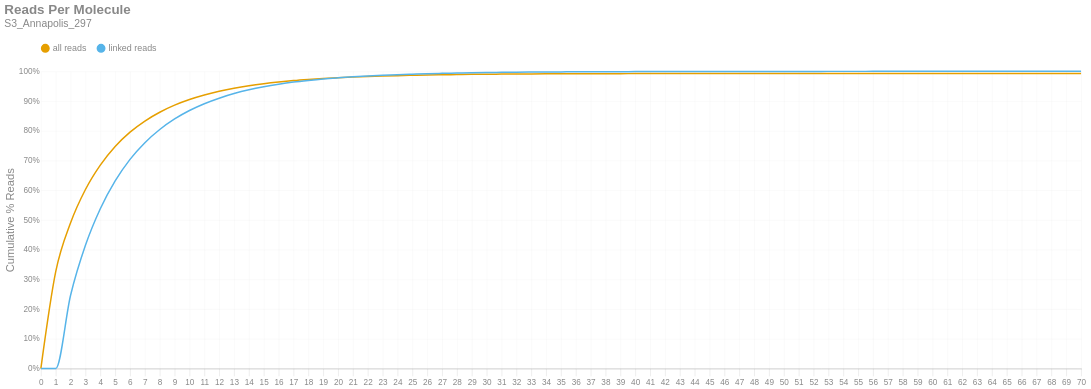

Write notebook code for a chart like this one.
### Markdown cell above
### Reads per Molecule
This chart shows the cumulative distribution of the number of reads per linked molecule. That is, how many alignments are associated with a unique molecule. This excludes the number of reads associated with invalid or absent linked-read barcodes. The `linked` histogram is the percentages recalculated when disregarding singletons.

### Code cell
if SKIPLR:
    print_html(f"Skipped")
else:
    counts = np.bincount(valids['reads'].cast(pl.Int64).to_numpy())
    weighted = counts * np.arange(len(counts))
    all_perc = weighted / n_reads
    linked_perc = weighted / n_linked_reads
    linked_perc[1] = 0
    binned_df = pl.DataFrame({
        'readsper': list(range(len(counts))),
        'all reads (cumsum)': np.cumsum(all_perc).tolist(),
        'linked reads (cumsum)': np.cumsum(linked_perc).tolist(),
    })

    with SafeRender(binned_df):
        (
            density_plot(binned_df, 'Reads Per Molecule', samplename, 'readspmol')
            .encode(
                x=alt.X('readsper:O', title=None).axis(labelAngle=0).scale(padding=0),
                y=alt.Y('value:Q', title='Cumulative % Reads').axis(format='%').stack(False),
                color=alt.Color("key:N").scale(domain=["all reads", "linked reads"]),
                tooltip=[
                    alt.Tooltip("key:N", title="Data Type"),
                    alt.Tooltip("readsper:O", title="Reads Per Molecule"),
                    alt.Tooltip("value:Q", format=".2%", title="% Reads (Cum.)")
                ]            
            )
        ).display()

### Figure 1 — Vega-Lite specification as saved in the notebook (floating-point values rounded to 4 significant figures)
{"width": "container", "height": 400, "config": {"title": {"anchor": "start", "dy": -15, "fontSize": 18, "color": "#888888", "subtitleColor": "#888888", "subtitleFontSize": 14}, "arc": {"fill": "#0072B2"}, "axis": {"domainColor": "#888888", "domainWidth": 0.5, "gridWidth": 0.2, "grid": false, "titleFontWeight": 400, "titleFontSize": 15, "labelFontSize": 11, "labelColor": "#888888", "tickColor": "#888888", "tickWidth": 0.2, "titleColor": "#888888"}, "axisBand": {"grid": false}, "axisX": {"grid": true, "tickSize": 10, "domainCap": "round"}, "axisY": {"domain": false, "grid": true, "tickSize": 0, "domainCap": "round"}, "background": "transparent", "header": {"labelFontSize": 15, "labelColor": "#888888", "titleFontSize": 15, "titleFontWeight": 600, "titleColor": "#888888"}, "legend": {"labelFont": "sans-serif", "labelFontSize": 12, "labelColor": "#888888", "symbolSize": 100, "symbolType": "circle", "titleFontSize": 12, "titlePadding": 10, "titleColor": "#888888", "title": null, "orient": "top"}, "range": {"category": ["#E69F00", "#56B4E9", "#009E73", "#F0E442", "#0072B2", "#D55E00", "#CC79A7", "#000000"], "diverging": ["#cfe8f3", "#a2d4ec", "#73bfe2", "#46abdb", "#1696d2", "#12719e"]}, "area": {"fill": "#0072B2", "fillOpacity": 0.7, "line": true, "strokeOpacity": 0.7}, "line": {"color": "#0072B2", "stroke": "#0072B2", "strokeWidth": 2}, "trail": {"color": "#0072B2", "stroke": "#0072B2", "strokeWidth": 0, "size": 1}, "point": {"filled": true, "fillOpacity": 1.0, "size": 95}, "text": {"color": "#888888", "fontSize": 11, "align": "right", "fontWeight": 400, "size": 11}, "bar": {"fill": "#0072B2", "stroke": null}, "view": {"stroke": null, "continuousWidth": 660, "continuousHeight": 400}}, "data": {"name": "data-0c7e51e0235bc7ac53b811aea07264fc"}, "mark": {"type": "line", "interpolate": "monotone", "point": {"opacity": 0, "size": 275}}, "encoding": {"color": {"field": "key", "scale": {"domain": ["all reads", "linked reads"]}, "type": "nominal"}, "tooltip": [{"field": "key", "title": "Data Type", "type": "nominal"}, {"field": "readsper", "title": "Reads Per Molecule", "type": "ordinal"}, {"field": "value", "format": ".2%", "title": "% Reads (Cum.)", "type": "quantitative"}], "x": {"axis": {"labelAngle": 0}, "field": "readsper", "scale": {"padding": 0}, "title": null, "type": "ordinal"}, "y": {"axis": {"format": "%"}, "field": "value", "stack": false, "title": "Cumulative % Reads", "type": "quantitative"}}, "params": [{"name": "param_c36ac31b6afebe62", "select": {"type": "point", "fields": ["key"]}, "bind": "legend"}], "title": {"text": "Reads Per Molecule", "subtitle": "S3_Annapolis_297"}, "transform": [{"fold": ["all reads (cumsum)", "linked reads (cumsum)"]}, {"calculate": "replace(datum.key, ' (cumsum)', '')", "as": "key"}, {"filter": {"param": "param_c36ac31b6afebe62"}}], "usermeta": {"embedOptions": {"downloadFileName": "S3_Annapolis_297.readspmol"}}, "$schema": "https://vega.github.io/schema/vega-lite/v6.1.0.json", "datasets": {"data-0c7e51e0235bc7ac53b811aea07264fc": [{"readsper": 0, "all reads (cumsum)": 0.0, "linked reads (cumsum)": 0.0}, {"readsper": 1, "all reads (cumsum)": 0.3258, "linked reads (cumsum)": 0.0}, {"readsper": 2, "all reads (cumsum)": 0.4903, "linked reads (cumsum)": 0.2466}, {"readsper": 3, "all reads (cumsum)": 0.6024, "linked reads (cumsum)": 0.4147}, {"readsper": 4, "all reads (cumsum)": 0.6846, "linked reads (cumsum)": 0.5378}, {"readsper": 5, "all reads (cumsum)": 0.7471, "linked reads (cumsum)": 0.6314}, {"readsper": 6, "all reads (cumsum)": 0.7954, "linked reads (cumsum)": 0.7039}, {"readsper": 7, "all reads (cumsum)": 0.8328, "linked reads (cumsum)": 0.7599}, {"readsper": 8, "all reads (cumsum)": 0.8624, "linked reads (cumsum)": 0.8043}, {"readsper": 9, "all reads (cumsum)": 0.8861, "linked reads (cumsum)": 0.8398}, {"readsper": 10, "all reads (cumsum)": 0.905, "linked reads (cumsum)": 0.8682}, {"readsper": 11, "all reads (cumsum)": 0.9203, "linked reads (cumsum)": 0.8911}, {"readsper": 12, "all reads (cumsum)": 0.9327, "linked reads (cumsum)": 0.9096}, {"readsper": 13, "all reads (cumsum)": 0.943, "linked reads (cumsum)": 0.9251}, {"readsper": 14, "all reads (cumsum)": 0.9515, "linked reads (cumsum)": 0.9378}, {"readsper": 15, "all reads (cumsum)": 0.9583, "linked reads (cumsum)": 0.9481}, {"readsper": 16, "all reads (cumsum)": 0.964, "linked reads (cumsum)": 0.9567}, {"readsper": 17, "all reads (cumsum)": 0.9688, "linked reads (cumsum)": 0.9638}, {"readsper": 18, "all reads (cumsum)": 0.9726, "linked reads (cumsum)": 0.9694}, {"readsper": 19, "all reads (cumsum)": 0.9758, "linked reads (cumsum)": 0.9743}, {"readsper": 20, "all reads (cumsum)": 0.9784, "linked reads (cumsum)": 0.9781}, {"readsper": 21, "all reads (cumsum)": 0.9806, "linked reads (cumsum)": 0.9815}, {"readsper": 22, "all reads (cumsum)": 0.9826, "linked reads (cumsum)": 0.9844}, {"readsper": 23, "all reads (cumsum)": 0.9842, "linked reads (cumsum)": 0.9869}, {"readsper": 24, "all reads (cumsum)": 0.9855, "linked reads (cumsum)": 0.9888}, {"readsper": 25, "all reads (cumsum)": 0.9866, "linked reads (cumsum)": 0.9905}, {"readsper": 26, "all reads (cumsum)": 0.9877, "linked reads (cumsum)": 0.9921}, {"readsper": 27, "all reads (cumsum)": 0.9884, "linked reads (cumsum)": 0.9932}, {"readsper": 28, "all reads (cumsum)": 0.9891, "linked reads (cumsum)": 0.9942}, {"readsper": 29, "all reads (cumsum)": 0.9898, "linked reads (cumsum)": 0.9952}, {"readsper": 30, "all reads (cumsum)": 0.9903, "linked reads (cumsum)": 0.996}, {"readsper": 31, "all reads (cumsum)": 0.9907, "linked reads (cumsum)": 0.9966}, {"readsper": 32, "all reads (cumsum)": 0.991, "linked reads (cumsum)": 0.9971}, {"readsper": 33, "all reads (cumsum)": 0.9913, "linked reads (cumsum)": 0.9975}, {"readsper": 34, "all reads (cumsum)": 0.9916, "linked reads (cumsum)": 0.9979}, {"readsper": 35, "all reads (cumsum)": 0.9917, "linked reads (cumsum)": 0.9981}, {"readsper": 36, "all reads (cumsum)": 0.9919, "linked reads (cumsum)": 0.9983}, {"readsper": 37, "all reads (cumsum)": 0.992, "linked reads (cumsum)": 0.9986}, {"readsper": 38, "all reads (cumsum)": 0.9921, "linked reads (cumsum)": 0.9987}, {"readsper": 39, "all reads (cumsum)": 0.9922, "linked reads (cumsum)": 0.9989}, {"readsper": 40, "all reads (cumsum)": 0.9923, "linked reads (cumsum)": 0.999}, {"readsper": 41, "all reads (cumsum)": 0.9924, "linked reads (cumsum)": 0.9991}, {"readsper": 42, "all reads (cumsum)": 0.9924, "linked reads (cumsum)": 0.9992}, {"readsper": 43, "all reads (cumsum)": 0.9925, "linked reads (cumsum)": 0.9993}, {"readsper": 44, "all reads (cumsum)": 0.9925, "linked reads (cumsum)": 0.9993}, {"readsper": 45, "all reads (cumsum)": 0.9926, "linked reads (cumsum)": 0.9994}, {"readsper": 46, "all reads (cumsum)": 0.9926, "linked reads (cumsum)": 0.9995}, {"readsper": 47, "all reads (cumsum)": 0.9926, "linked reads (cumsum)": 0.9995}, {"readsper": 48, "all reads (cumsum)": 0.9927, "linked reads (cumsum)": 0.9996}, {"readsper": 49, "all reads (cumsum)": 0.9928, "linked reads (cumsum)": 0.9997}, {"readsper": 50, "all reads (cumsum)": 0.9928, "linked reads (cumsum)": 0.9997}, {"readsper": 51, "all reads (cumsum)": 0.9928, "linked reads (cumsum)": 0.9998}, {"readsper": 52, "all reads (cumsum)": 0.9928, "linked reads (cumsum)": 0.9998}, {"readsper": 53, "all reads (cumsum)": 0.9928, "linked reads (cumsum)": 0.9998}, {"readsper": 54, "all reads (cumsum)": 0.9929, "linked reads (cumsum)": 0.9999}, {"readsper": 55, "all reads (cumsum)": 0.9929, "linked reads (cumsum)": 0.9999}, {"readsper": 56, "all reads (cumsum)": 0.9929, "linked reads (cumsum)": 0.9999}, {"readsper": 57, "all reads (cumsum)": 0.9929, "linked reads (cumsum)": 0.9999}, {"readsper": 58, "all reads (cumsum)": 0.9929, "linked reads (cumsum)": 0.9999}, {"readsper": 59, "all reads (cumsum)": 0.9929, "linked reads (cumsum)": 0.9999}, {"readsper": 60, "all reads (cumsum)": 0.9929, "linked reads (cumsum)": 0.9999}, {"readsper": 61, "all reads (cumsum)": 0.9929, "linked reads (cumsum)": 0.9999}, {"readsper": 62, "all reads (cumsum)": 0.9929, "linked reads (cumsum)": 1.0}, {"readsper": 63, "all reads (cumsum)": 0.9929, "linked reads (cumsum)": 1.0}, {"readsper": 64, "all reads (cumsum)": 0.9929, "linked reads (cumsum)": 1.0}, {"readsper": 65, "all reads (cumsum)": 0.9929, "linked reads (cumsum)": 1.0}, {"readsper": 66, "all reads (cumsum)": 0.993, "linked reads (cumsum)": 1.0}, {"readsper": 67, "all reads (cumsum)": 0.993, "linked reads (cumsum)": 1.0}, {"readsper": 68, "all reads (cumsum)": 0.993, "linked reads (cumsum)": 1.0}, {"readsper": 69, "all reads (cumsum)": 0.993, "linked reads (cumsum)": 1.0}, {"readsper": 70, "all reads (cumsum)": 0.993, "linked reads (cumsum)": 1.0}]}}
